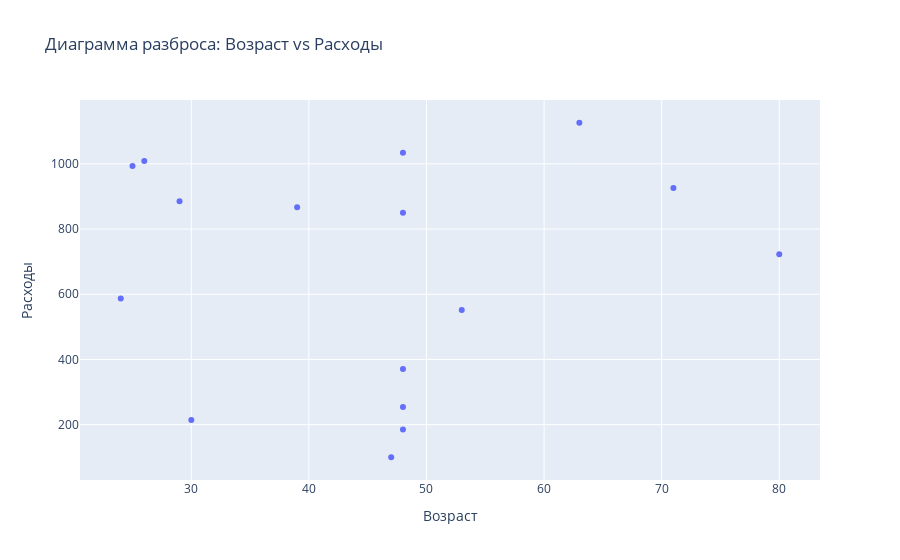

The code cell stored with this chart in its notebook:
### Code cell
import pandas as pd
import seaborn as sns
import matplotlib.pyplot as plt
import plotly.express as px

# Задание 1: Загрузка данных из CSV-файла
file_path = 'web_clients.csv'  # Укажите путь к вашему файлу
data = pd.read_csv(file_path, header=0, names=['name', 'device_type', 'browser', 'sex', 'age', 'bill', 'region'],nrows=16)

# Выводим загруженные данные
print("Данные из CSV:")
print(data)

# Создание диаграммы разброса с помощью Plotly
fig = px.scatter(data, x='age', y='bill', 
                 title='Диаграмма разброса: Возраст vs Расходы',
                 labels={'age': 'Возраст', 'bill': 'Расходы'})  
fig.show()

# Задание 2: Создание линии регрессии с помощью Seaborn
plt.figure(figsize=(10, 6))
sns.regplot(x='age', y='bill', data=data, 
            scatter_kws={'alpha':0.5}, 
            line_kws={'color':'red'})
plt.title('Диаграмма рассеяния с линией регрессии: Возраст vs Расходы')
plt.xlabel('Возраст')
plt.ylabel('Расходы')
plt.show()

### Figure 1 — Plotly figure (JSON) as saved in the notebook; plotly's stock layout.template omitted (floating-point values rounded to 4 significant figures)
{"data": [{"hovertemplate": "Возраст=%{x}<br>Расходы=%{y}<extra></extra>", "legendgroup": "", "marker": {"color": "#636efa", "symbol": "circle"}, "mode": "markers", "name": "", "orientation": "v", "showlegend": false, "type": "scatter", "x": [29, 48, 48, 30, 25, 48, 63, 39, 53, 71, 47, 48, 24, 26, 80, 48], "xaxis": "x", "y": [885, 850, 1034, 214, 993, 371, 1126, 867, 552, 926, 100, 254, 587, 1009, 723, 185], "yaxis": "y"}], "layout": {"legend": {"tracegroupgap": 0}, "title": {"text": "Диаграмма разброса: Возраст vs Расходы"}, "xaxis": {"anchor": "y", "domain": [0, 1], "title": {"text": "Возраст"}}, "yaxis": {"anchor": "x", "domain": [0, 1], "title": {"text": "Расходы"}}}}
